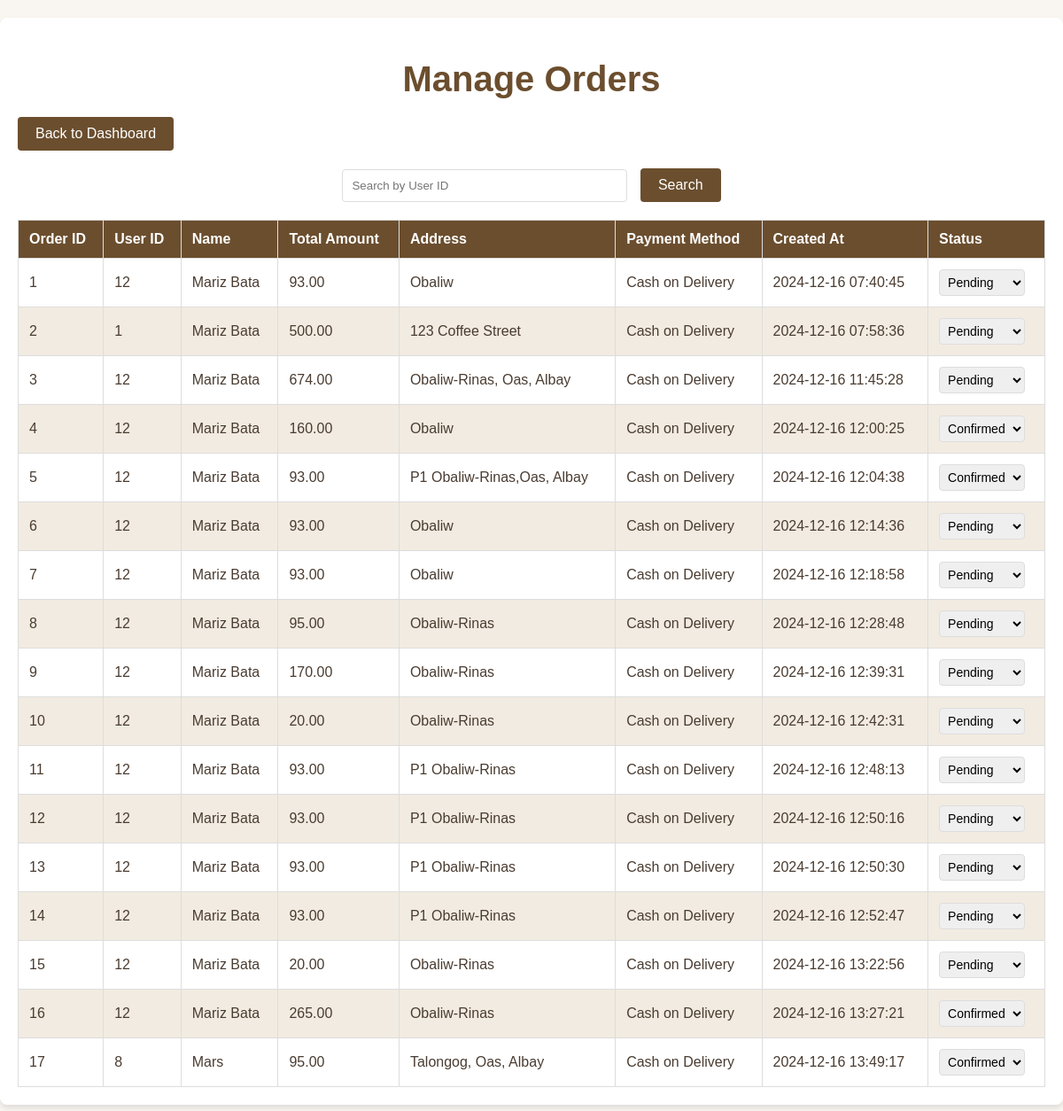
/admin/manage_items.php, run on an earlier commit of the app's database.
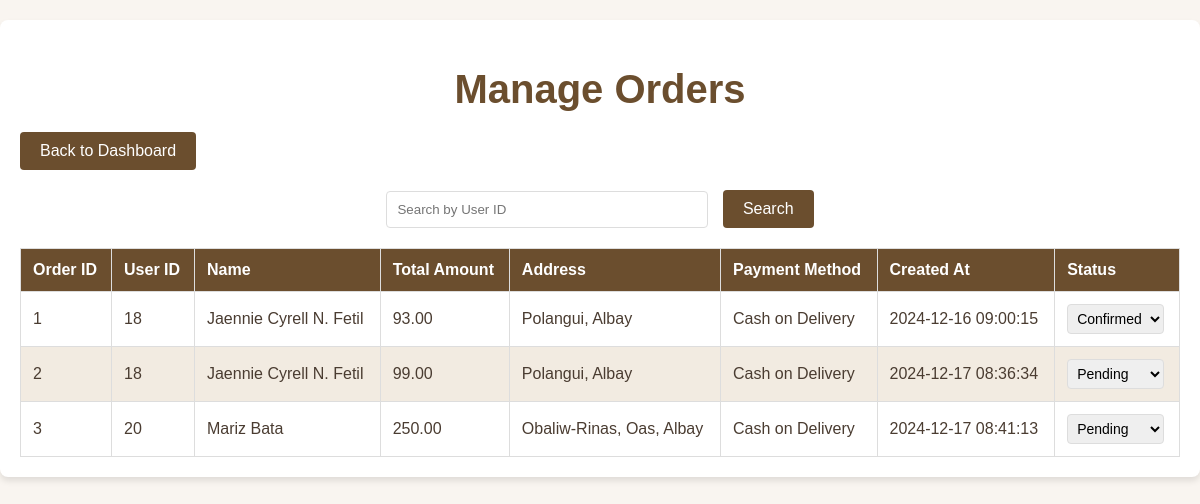
And on a later commit of the database.
### tables this page shows
CREATE TABLE `orders` (
  `order_id` int(11) NOT NULL,
  `user_id` int(11) NOT NULL,
  `total_amount` decimal(10,2) NOT NULL,
  `name` varchar(255) NOT NULL,
  `address` text NOT NULL,
  `payment_method` enum('Cash on Delivery','Credit Card','PayPal') NOT NULL,
  `created_at` timestamp NOT NULL DEFAULT current_timestamp(),
  `status` enum('Pending','Confirmed','Delivered') DEFAULT 'Pending'
);

### admin/manage_items.php (the view, shortened to what this page needs)
<?php
include '../db_config.php';
?>
<!DOCTYPE html>
<html lang="en">
<head>
</head>
<body>
    <div class="container">
        <h1>Manage Orders</h1>
        <a href="index.php" class="btn-back">Back to Dashboard</a>
        <div class="search-bar">
            <form method="GET">
                <input
                    type="text"
                    name="search"
                    placeholder="Search by User ID"
                    value="<?php echo isset($_GET['search']) ? htmlspecialchars($_GET['search']) : ''; ?>">
                <button type="submit">Search</button>
            </form>
        </div>
        <table>
            <thead>
                <tr>
                    <th>Order ID</th>
                    <th>User ID</th>
                    <th>Name</th>
                    <th>Total Amount</th>
                    <th>Address</th>
                    <th>Payment Method</th>
                    <th>Created At</th>
                    <th>Status</th>
                </tr>
            </thead>
            <tbody>
                <?php
                $sql = "SELECT * FROM orders";
                if (isset($_GET['search']) && !empty($_GET['search'])) {
                    $search = htmlspecialchars($_GET['search']);
                    $sql .= " WHERE user_id LIKE :search";
                    $stmt = $conn->prepare($sql);
                    $stmt->execute([':search' => "%$search%"]);
                } else {
                    $stmt = $conn->query($sql);
                }
                if ($stmt->rowCount() > 0) {
                    while ($row = $stmt->fetch(PDO::FETCH_ASSOC)) {
                        echo "<tr>
                                <td>{$row['order_id']}</td>
                                <td>{$row['user_id']}</td>
                                <td>{$row['name']}</td>
                                <td>{$row['total_amount']}</td>
                                <td>{$row['address']}</td>
                                <td>{$row['payment_method']}</td>
                                <td>{$row['created_at']}</td>
                                <td>
                                    <select onchange=\"updateStatus('{$row['order_id']}', this)\">
                                        <option value='Pending'" . ($row['status'] == 'Pending' ? ' selected' : '') . ">Pending</option>
                                        <option value='Confirmed'" . ($row['status'] == 'Confirmed' ? ' selected' : '') . ">Confirmed</option>
                                        <option value='Delivered'" . ($row['status'] == 'Delivered' ? ' selected' : '') . ">Delivered</option>
                                    </select>
                                </td>
                              </tr>";
                    }
                } else {
                    echo "<tr><td colspan='8'>No orders found</td></tr>";
                }
                ?>
            </tbody>
        </table>
    </div>
</body>
</html>

### admin/manage_items.php (style rules this page uses)
body { font-family: 'Arial', sans-serif; background-color: #f9f5f0; color: #4a3c31; margin: 0; padding: 0; }
.container { max-width: 1200px; margin: 20px auto; padding: 20px; background: #fff; border-radius: 8px; box-shadow: 0 4px 6px rgba(0, 0, 0, 0.1); }
h1 { text-align: center; font-size: 2.5em; margin-bottom: 20px; color: #6b4e2e; }
.search-bar { display: flex; justify-content: center; margin-bottom: 20px; }
.search-bar input { padding: 10px; width: 300px; border: 1px solid #ddd; border-radius: 4px; margin-right: 10px; }
.search-bar button { padding: 10px 20px; font-size: 16px; color: #fff; background-color: #6b4e2e; border: none; border-radius: 4px; cursor: pointer; }
table { width: 100%; border-collapse: collapse; margin-top: 20px; }
table, th, td { border: 1px solid #ddd; }
th, td { padding: 12px; text-align: left; }
th { background-color: #6b4e2e; color: #fff; }
tr:nth-child(even) { background-color: #f2ebe1; }
select { padding: 5px; font-size: 14px; border: 1px solid #ddd; border-radius: 4px; }
.btn-back { display: inline-block; margin-bottom: 20px; padding: 10px 20px; font-size: 16px; color: #fff; background-color: #6b4e2e; border: none; border-radius: 4px; text-decoration: none; text-align: center; cursor: pointer; }

What changed in the data, as far as the page shows it:
removed orders: order_id "4", user "12", name "Mariz Bata", total_amount "160.00", address "Obaliw", payment_method "Cash on Delivery", created_at "2024-12-16 12:00:25", status+order_id "Confirmed"
removed orders: order_id "5", user "12", name "Mariz Bata", total_amount "93.00", address "P1 Obaliw-Rinas,Oas, Albay", payment_method "Cash on Delivery", created_at "2024-12-16 12:04:38", status+order_id "Confirmed"
removed orders: order_id "6", user "12", name "Mariz Bata", total_amount "93.00", address "Obaliw", payment_method "Cash on Delivery", created_at "2024-12-16 12:14:36", status+order_id "Pending"
removed orders: order_id "7", user "12", name "Mariz Bata", total_amount "93.00", address "Obaliw", payment_method "Cash on Delivery", created_at "2024-12-16 12:18:58", status+order_id "Pending"
removed orders: order_id "8", user "12", name "Mariz Bata", total_amount "95.00", address "Obaliw-Rinas", payment_method "Cash on Delivery", created_at "2024-12-16 12:28:48", status+order_id "Pending"
removed orders: order_id "9", user "12", name "Mariz Bata", total_amount "170.00", address "Obaliw-Rinas", payment_method "Cash on Delivery", created_at "2024-12-16 12:39:31", status+order_id "Pending"
removed orders: order_id "10", user "12", name "Mariz Bata", total_amount "20.00", address "Obaliw-Rinas", payment_method "Cash on Delivery", created_at "2024-12-16 12:42:31", status+order_id "Pending"
removed orders: order_id "11", user "12", name "Mariz Bata", total_amount "93.00", address "P1 Obaliw-Rinas", payment_method "Cash on Delivery", created_at "2024-12-16 12:48:13", status+order_id "Pending"
removed orders: order_id "12", user "12", name "Mariz Bata", total_amount "93.00", address "P1 Obaliw-Rinas", payment_method "Cash on Delivery", created_at "2024-12-16 12:50:16", status+order_id "Pending"
removed orders: order_id "13", user "12", name "Mariz Bata", total_amount "93.00", address "P1 Obaliw-Rinas", payment_method "Cash on Delivery", created_at "2024-12-16 12:50:30", status+order_id "Pending"
removed orders: order_id "14", user "12", name "Mariz Bata", total_amount "93.00", address "P1 Obaliw-Rinas", payment_method "Cash on Delivery", created_at "2024-12-16 12:52:47", status+order_id "Pending"
removed orders: order_id "15", user "12", name "Mariz Bata", total_amount "20.00", address "Obaliw-Rinas", payment_method "Cash on Delivery", created_at "2024-12-16 13:22:56", status+order_id "Pending"
removed orders: order_id "16", user "12", name "Mariz Bata", total_amount "265.00", address "Obaliw-Rinas", payment_method "Cash on Delivery", created_at "2024-12-16 13:27:21", status+order_id "Confirmed"
removed orders: order_id "17", user "8", name "Mars", total_amount "95.00", address "Talongog, Oas, Albay", payment_method "Cash on Delivery", created_at "2024-12-16 13:49:17", status+order_id "Confirmed"
changed orders id 1: user "12" → "18"; name "Mariz Bata" → "Jaennie Cyrell N. Fetil"; address "Obaliw" → "Polangui, Albay"; created_at "2024-12-16 07:40:45" → "2024-12-16 09:00:15"; status+order_id "Pending" → "Confirmed"
changed orders id 2: user "1" → "18"; name "Mariz Bata" → "Jaennie Cyrell N. Fetil"; total_amount "500.00" → "99.00"; address "123 Coffee Street" → "Polangui, Albay"; created_at "2024-12-16 07:58:36" → "2024-12-17 08:36:34"
changed orders "Mariz Bata": user "12" → "20"; total_amount "674.00" → "250.00"; created_at "2024-12-16 11:45:28" → "2024-12-17 08:41:13"
